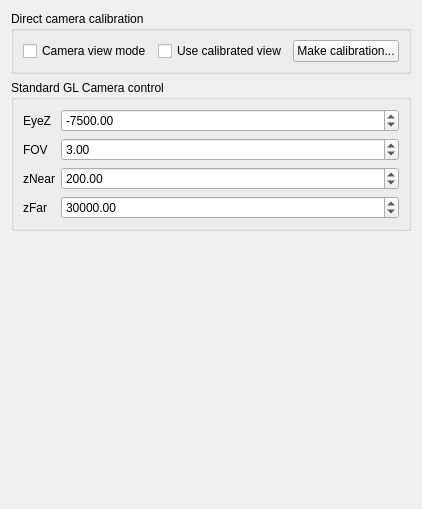
       <widget class="QWidget" name="tabCameracalibration">
        <attribute name="title">
         <string>Camera calibration</string>
        </attribute>
        <layout class="QVBoxLayout" name="verticalLayout_5">
         <item>
          <widget class="QGroupBox" name="groupBoxDirectLinearCalibration">
           <property name="title">
            <string>Direct camera calibration</string>
           </property>
           <layout class="QHBoxLayout" name="horizontalLayout">
            <item>
             <widget class="QCheckBox" name="checkBoxCameraViewMode">
              <property name="text">
               <string>Camera view mode</string>
              </property>
              <property name="checked">
               <bool>false</bool>
              </property>
             </widget>
            </item>
            <item>
             <widget class="QCheckBox" name="checkBoxUseCalibratedView">
              <property name="text">
               <string>Use calibrated view</string>
              </property>
             </widget>
            </item>
            <item>
             <widget class="QPushButton" name="pushButtonCalibrate">
              <property name="text">
               <string>Make calibration...</string>
              </property>
             </widget>
            </item>
           </layout>
          </widget>
         </item>
         <item>
          <widget class="QGroupBox" name="groupBox_4">
           <property name="title">
            <string>Standard GL Camera control</string>
           </property>
           <layout class="QVBoxLayout" name="verticalLayout_2">
            <item>
             <layout class="QFormLayout" name="formLayout_2">
              <property name="fieldGrowthPolicy">
               <enum>QFormLayout::AllNonFixedFieldsGrow</enum>
              </property>
              <item row="1" column="0">
               <widget class="QLabel" name="labelCameraFOV">
                <property name="text">
                 <string>FOV</string>
                </property>
               </widget>
              </item>
              <item row="1" column="1">
               <widget class="QDoubleSpinBox" name="doubleSpinBoxCameraFOV">
                <property name="maximum">
                 <double>180.000000000000000</double>
                </property>
                <property name="singleStep">
                 <double>1.000000000000000</double>
                </property>
                <property name="value">
                 <double>3.000000000000000</double>
                </property>
               </widget>
              </item>
              <item row="2" column="0">
               <widget class="QLabel" name="labelCameraZNear">
                <property name="text">
                 <string>zNear</string>
                </property>
               </widget>
              </item>
              <item row="2" column="1">
               <widget class="QDoubleSpinBox" name="doubleSpinboxCameraZNear">
                <property name="minimum">
                 <double>0.010000000000000</double>
                </property>
                <property name="maximum">
                 <double>1000.000000000000000</double>
                </property>
                <property name="singleStep">
                 <double>1.000000000000000</double>
                </property>
                <property name="value">
                 <double>200.000000000000000</double>
                </property>
               </widget>
              </item>
              <item row="3" column="0">
               <widget class="QLabel" name="labelCameraZFar">
                <property name="text">
                 <string>zFar</string>
                </property>
               </widget>
              </item>
              <item row="3" column="1">
               <widget class="QDoubleSpinBox" name="doubleSpinboxCameraZFar">
                <property name="maximum">
                 <double>1000000.000000000000000</double>
                </property>
                <property name="singleStep">
                 <double>10.000000000000000</double>
                </property>
                <property name="value">
                 <double>30000.000000000000000</double>
                </property>
               </widget>
              </item>
              <item row="0" column="1">
               <widget class="QDoubleSpinBox" name="doubleSpinBoxCameraEyeZ">
                <property name="mouseTracking">
                 <bool>true</bool>
                </property>
                <property name="minimum">
                 <double>-1000000.000000000000000</double>
                </property>
                <property name="maximum">
                 <double>999999.000000000000000</double>
                </property>
                <property name="singleStep">
                 <double>10.000000000000000</double>
                </property>
                <property name="value">
                 <double>-7500.000000000000000</double>
                </property>
               </widget>
              </item>
              <item row="0" column="0">
               <widget class="QLabel" name="labelCameraEyeZ">
                <property name="text">
                 <string>EyeZ</string>
                </property>
               </widget>
              </item>
             </layout>
            </item>
           </layout>
          </widget>
         </item>
         <item>
          <spacer name="verticalSpacer_2">
           <property name="orientation">
            <enum>Qt::Vertical</enum>
           </property>
           <property name="sizeHint" stdset="0">
            <size>
             <width>20</width>
             <height>267</height>
            </size>
           </property>
          </spacer>
         </item>
        </layout>
       </widget>
